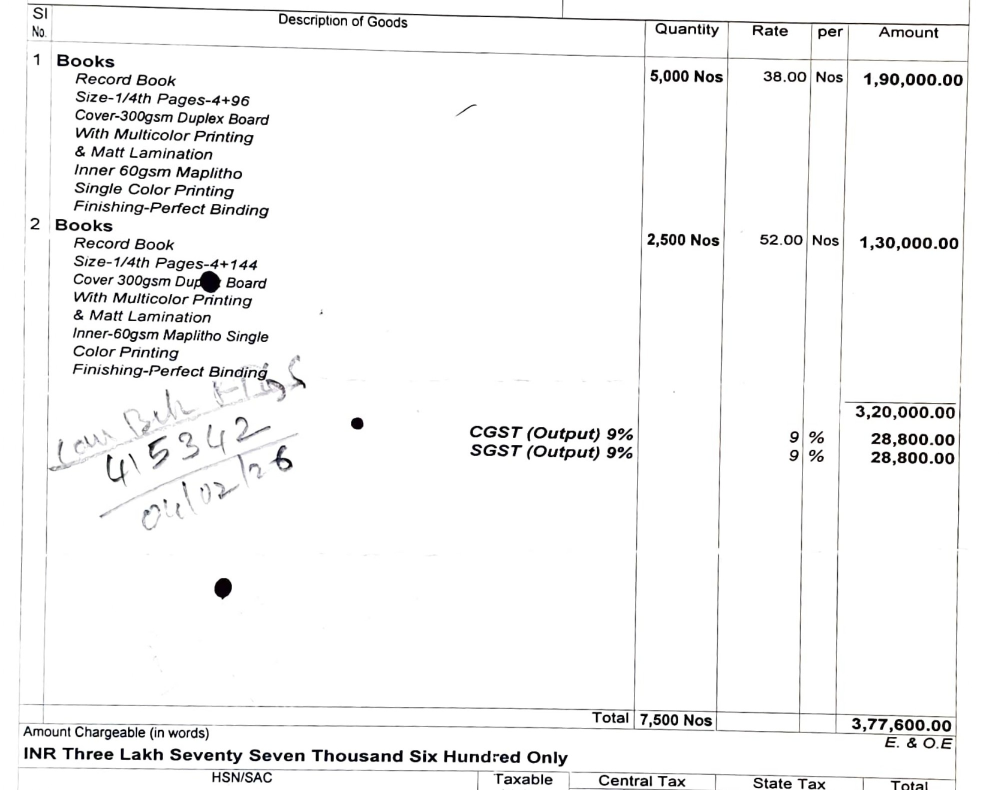
#> input picture Prototype/training data/diff_img/4.jpg, 1998 x 1580 px, found by its file name (shown at 1/2 size); its folder holds 5 pictures in this run
$ jupyter execute --allow-errors paddle_ocr.ipynb   (shell and % lines are left out)
#> lines starting #> are read from the running program, lines starting #| are printed output that depends on the picture; after the words box and inside, x2 and y2 are one past the last pixel; in counts of white or black regions, pixels touching at a corner belong together; long printed decimals are rounded
[cell 1]
# from paddleocr import PPStructureV3

[cell 2]
# [11 lines of commented-out code are left out]

[cell 3]
# output = pipeline.predict(img)

[cell 4]
# output

[cell 5]
# !nvcc --version

[cell 6]
# !nvidia-smi

[cell 7]
# print("CUDA built:", paddle.device.is_compiled_with_cuda())
# print("GPU count:", paddle.device.cuda.device_count())
# print("Device:", paddle.device.get_device())

# display version of python used

# import the libary

[cell 8]
from paddleocr import PaddleOCR
import paddle
import cv2
import numpy as np
import os
from llama_cpp import Llama
import json
import onnxruntime as ort
import onnx

# device used

[cell 9]
paddle.device.get_device()
#> (this line was passed over: paddle is not available in this run)

[cell 10]
paddle.device.cuda.device_count()
#> (this line was passed over: paddle is not available in this run)

# loading image path

[cell 11]
i="4"
image_path = f"D:/Anuj_S_Jain/Data/Code/Project/Society_MCE_QT/Society_MCE/Prototype/training data/diff_img/{i}.jpg"
image_path

# read img

[cell 12]
print(os.path.exists(image_path))

[cell 13]
img = cv2.imread(image_path)
#> img is the input picture: shape (1580, 1998, 3); mean B, G, R 245, 245, 245.1

# onnx

#> (a cell that did not finish here is left out)

#> (a cell that did not finish here is left out)

# extracting the lines from the img

[cell 16]
if (img is None) :
    print(f"{image_path} this is incorrect no img found")
else:

    # converting img to gray
    gray = cv2.cvtColor(img, cv2.COLOR_BGR2GRAY)
    # cv2.imwrite(f'./output/opencv/gray{i}.jpeg', gray)

    # splits the image and clahe
    # C – Contrast
    # L – Limited
    # A – Adaptive
    # H – Histogram
    # E – Equalization
    clahe = cv2.createCLAHE(clipLimit=2.0, tileGridSize=(8,8))
    gray_clahe = clahe.apply(gray)
    # cv2.imwrite(f'./output/opencv/gray_clahe{i}.jpeg', gray_clahe)

    # Better threshold (adaptive handles uneven lighting)
    thresh = cv2.adaptiveThreshold(
        gray_clahe, 255,
        cv2.ADAPTIVE_THRESH_MEAN_C,
        cv2.THRESH_BINARY_INV,
        15, 10
    )
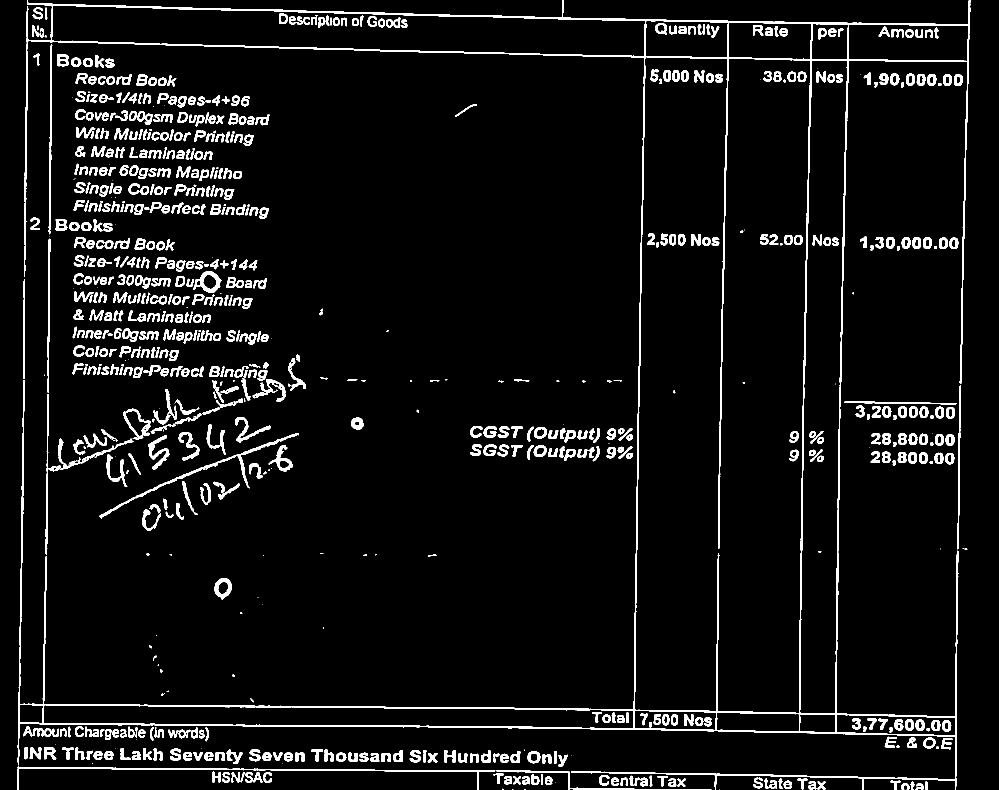
#> thresh: shape (1580, 1998) (shown at 1/2 size); 5.9% white; 788 white regions (114 under 20 px), largest, box (x1, y1, x2, y2) and area: (35, 0, 1941, 1580) 51554, (34, 1531, 991, 1580) 3137, (198, 866, 598, 1037) 2335


    # --- Horizontal lines ---
    horizontal_kernel = cv2.getStructuringElement(cv2.MORPH_RECT, (60,1))
    horizontal = cv2.morphologyEx(thresh, cv2.MORPH_OPEN, horizontal_kernel)
#> horizontal: shape (1580, 1998); 0.93% white; 10 white regions, largest, box (x1, y1, x2, y2) and area: (55, 8, 1940, 51) 6702, (63, 82, 1938, 124) 5452, (38, 1408, 1915, 1435) 5359
    cv2.imwrite(f'./output/opencv/horizontal{i}.jpeg', horizontal)

    # connect broken horizontal lines
    horizontal = cv2.dilate(horizontal, np.ones((2,2),np.uint8), iterations=3)
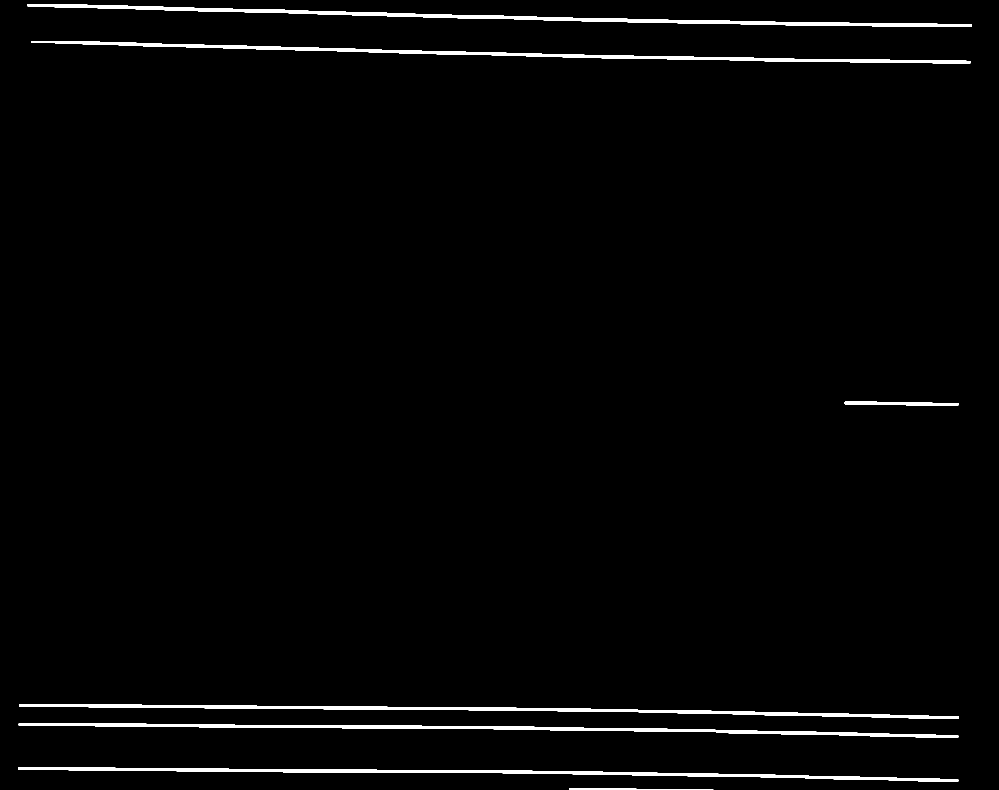
#> horizontal: shape (1580, 1998) (shown at 1/2 size); 1.9% white; 7 white regions, largest, box (x1, y1, x2, y2) and area: (55, 8, 1943, 54) 12495, (63, 82, 1941, 127) 11212, (38, 1408, 1918, 1438) 11081
    cv2.imwrite(f'./output/opencv/horizontal_dilated{i}.jpeg', horizontal)

    # --- Vertical lines ---
    vertical_kernel = cv2.getStructuringElement(cv2.MORPH_RECT, (1,60))
    vertical = cv2.morphologyEx(thresh, cv2.MORPH_OPEN, vertical_kernel)
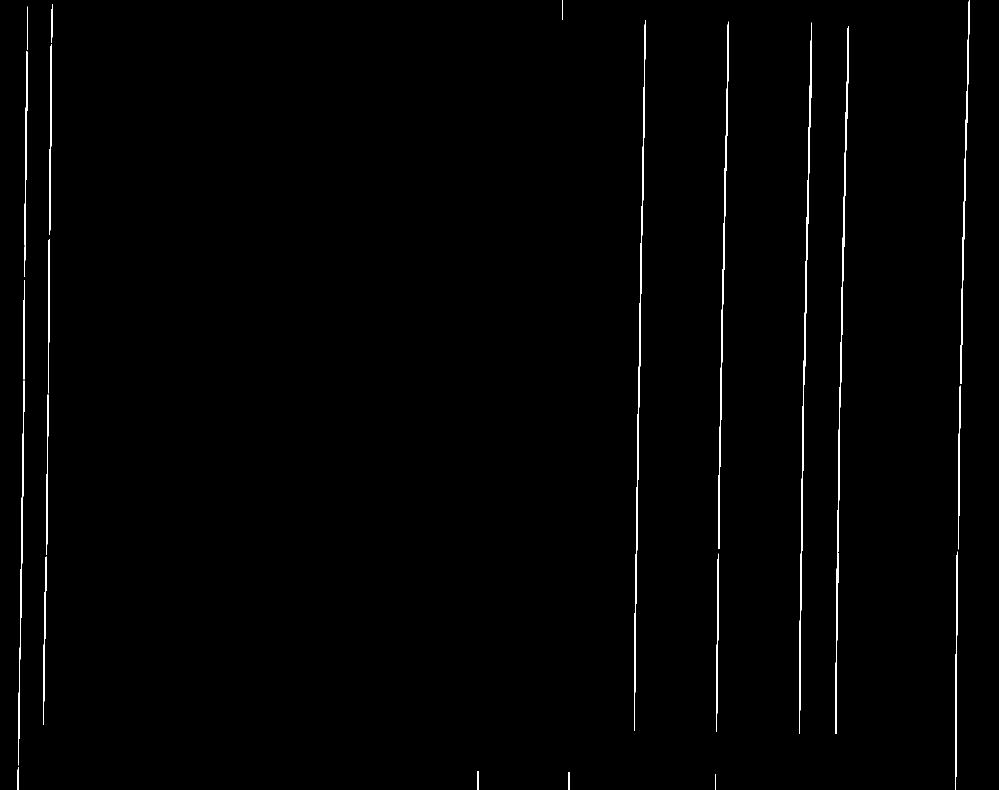
#> vertical: shape (1580, 1998) (shown at 1/2 size); 0.88% white; 22 white regions, largest, box (x1, y1, x2, y2) and area: (1598, 45, 1624, 1467) 3988, (1671, 52, 1697, 1468) 3975, (1268, 40, 1291, 1461) 3794
    # cv2.imwrite(f'./output/opencv/vertical{i}.jpeg', vertical)

    # connect broken vertical lines
    vertical = cv2.dilate(vertical, np.ones((2,2),np.uint8), iterations=3)
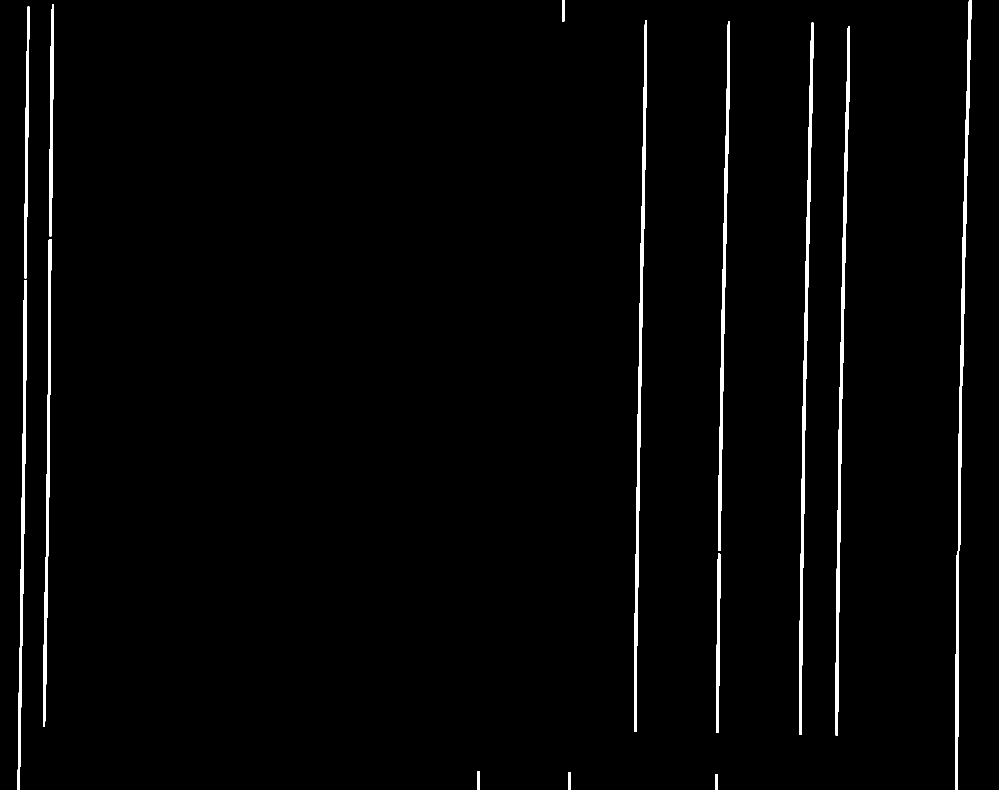
#> vertical: shape (1580, 1998) (shown at 1/2 size); 1.9% white; 15 white regions

    cv2.imwrite(f'./output/opencv/vertical_dilate{i}.jpeg', vertical)
    h_img_path=f'D:/Anuj_S_Jain/Data/Code/Project/Society_MCE_QT/Society_MCE/Prototype/output/opencv/horizontal_dilated{i}.jpeg'
    h_img = cv2.imread(h_img_path)

[cell 17]
# [5 lines of commented-out code are left out]

[cell 18]
# [7 lines of commented-out code are left out]

[cell 19]
def get_vh_lines(img,image_path):
    if (img is None) :
        print(f"{image_path} this is incorrect no img found")
    else:

        # converting img to gray
        gray = cv2.cvtColor(img, cv2.COLOR_BGR2GRAY)
        # cv2.imwrite(f'./output/opencv/gray{i}.jpeg', gray)

        # splits the image and clahe
        # C – Contrast
        # L – Limited
        # A – Adaptive
        # H – Histogram
        # E – Equalization
        clahe = cv2.createCLAHE(clipLimit=2.0, tileGridSize=(8,8))
        gray_clahe = clahe.apply(gray)
        # cv2.imwrite(f'./output/opencv/gray_clahe{i}.jpeg', gray_clahe)

        # Better threshold (adaptive handles uneven lighting)
        thresh = cv2.adaptiveThreshold(
            gray_clahe, 255,
            cv2.ADAPTIVE_THRESH_MEAN_C,
            cv2.THRESH_BINARY_INV,
            15, 10
        )


        # --- Horizontal lines ---
        horizontal_kernel = cv2.getStructuringElement(cv2.MORPH_RECT, (60,1))
        horizontal = cv2.morphologyEx(thresh, cv2.MORPH_OPEN, horizontal_kernel)
        # cv2.imwrite(f'./output/opencv/horizontal{i}.jpeg', horizontal)

        # connect broken horizontal lines
        horizontal = cv2.dilate(horizontal, np.ones((2,2),np.uint8), iterations=3)
        # cv2.imwrite(f'./output/opencv/horizontal_dilated{i}.jpeg', horizontal)

        # --- Vertical lines ---
        vertical_kernel = cv2.getStructuringElement(cv2.MORPH_RECT, (1,60))
        vertical = cv2.morphologyEx(thresh, cv2.MORPH_OPEN, vertical_kernel)
        # cv2.imwrite(f'./output/opencv/vertical{i}.jpeg', vertical)

        # connect broken vertical lines
        vertical = cv2.dilate(vertical, np.ones((2,2),np.uint8), iterations=3)

        # cv2.imwrite(f'./output/opencv/vertical_dilate{i}.jpeg', vertical)
        # h_img_path=f'D:/Anuj_S_Jain/Data/Code/Project/Society_MCE_QT/Society_MCE/Prototype/output/opencv/horizontal_dilated{i}.jpeg'
        # h_img = cv2.imread(h_img_path)

        return horizontal,vertical

def get_h_counters(horizontal):
    contours_h, _ = cv2.findContours(horizontal, cv2.RETR_EXTERNAL, cv2.CHAIN_APPROX_SIMPLE)
    return contours_h
def get_v_counters(vertical):
    contours_v, _ = cv2.findContours(vertical, cv2.RETR_EXTERNAL, cv2.CHAIN_APPROX_SIMPLE)
    return contours_v

def get_h_angle(contours_h):
    angle_arr=[]
    for counter in contours_h:
        hx, hy, x0, y0 = cv2.fitLine(counter, cv2.DIST_L2, 0, 0.01, 0.01)
        angle = np.arctan2(hy, hx)
        rotation_angle =np.degrees(angle)
        if int(rotation_angle) == 0:
            continue
        angle_arr.append(rotation_angle)
    return angle_arr

# [11 lines left out: function get_v_angle, not called in this run]

def rotate_angle_avg(angle_arr):
    rotation_angle_avg=float(sum(angle_arr)/len(angle_arr))
    print(rotation_angle_avg)
    return rotation_angle_avg

def rotate_img(img,rotation_angle_avg):
    (h, w) = img.shape[:2]
    center = (w // 2, h // 2)
    img_matrix = cv2.getRotationMatrix2D(center, rotation_angle_avg, 1.0)
    rotated_img = cv2.warpAffine(img, img_matrix, (w, h))
    return rotated_img

[cell 20]
def rotation_correct_img(img,image_path):
    horizontal,vertical=get_vh_lines(img,image_path)
    if len(horizontal) >= len(vertical):
        print("hi1")
        contours_h=get_h_counters(horizontal)
#> in get_h_counters, `contours_h, _ = cv2.findContours(horizontal, cv2.RETR_EXTERNAL, cv2.CH..`: contours_h = 7 contours; box (x1, y1, x2, y2) and area: (55, 8, 1943, 54) 10602, (63, 82, 1941, 127) 9330, (38, 1408, 1918, 1438) 9197, (36, 1534, 1917, 1563) 9122, (37, 1446, 1917, 1475) 9111, (1689, 803, 1917, 811) 1070, (1138, 1576, 1427, 1580) 406
        angle_arr_h=get_h_angle(contours_h)
        rotation_angle_avg=rotate_angle_avg(angle_arr_h)
        rotated_img=rotate_img(img,rotation_angle_avg)
        return rotated_img
    elif len(horizontal) < len(vertical):
        print("hi2")
        contours_v=get_v_counters(vertical)
        angle_arr_v=get_v_angle(contours_v)
        rotation_angle_avg=rotate_angle_avg(angle_arr_v)
        print(rotation_angle_avg)
        rotated_img=rotate_img(img,-rotation_angle_avg)
        return rotated_img
    elif len(horizontal) == 0 or len(vertical):
        pass

[cell 21]
rotated_img=rotation_correct_img(img,image_path)
#> the loop in get_h_angle, `for counter in contours_h:` made 7 passes
#> (hy, x0, y0, angle, rotation_angle) on passes 1 to 7: ([0.00671], [1260.3], [1577.7], [0.00671], [0.385]), ([0.0125], [1210.1], [1548.4], [0.0125], [0.714]), ([0.0126], [1180], [1460.1], [0.0126], [0.723]), ([0.0131], [1190.1], [1422.5], [0.0131], [0.748]), ([0.00875], [1783.6], [806.3], [0.00875], [0.501]), ([0.023], [890.7], [103.8], [0.023], [1.32]), ([0.0236], [876.7], [30.28], [0.0236], [1.35])
#> after the loop in get_h_angle, `for counter in contours_h:`: angle_arr = [[1.32], [1.35]]
#> in rotate_angle_avg, `rotation_angle_avg=float(sum(angle_arr)/len(angle_arr))`: rotation_angle_avg = 1.34
#| 1.336
#> in rotate_img, `img_matrix = cv2.getRotationMatrix2D(center, rotation_angle_avg, 1.0)`: img_matrix = [[1, 0.0233, -18.15], [-0.0233, 1, 23.51]]
#> in rotate_img, `rotated_img = cv2.warpAffine(img, img_matrix, (w, h))`:
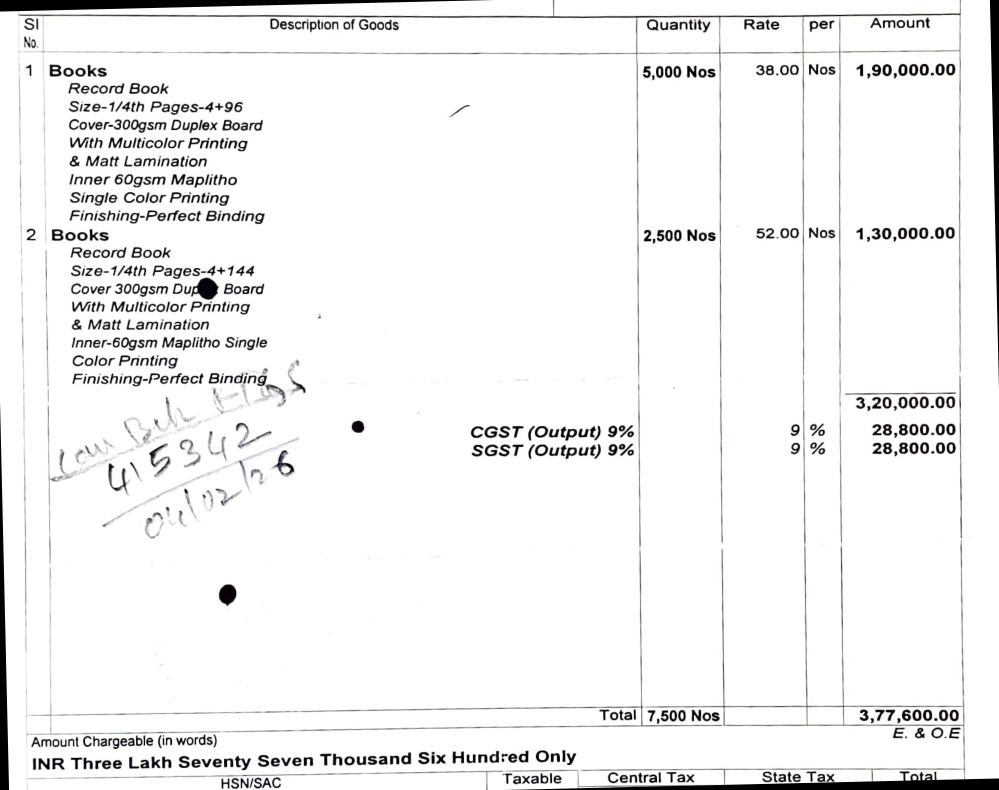
#> rotated_img: shape (1580, 1998, 3) (shown at 1/2 size); mean B, G, R 242.1, 242, 242.1
cv2.imwrite(f'./output/opencv/rotated_img_final-----{i}.jpeg', rotated_img)
#> Out = True

[cell 22]
# [9 lines of commented-out code are left out]

[cell 23]
#  # Find contours
# contours_h, _ = cv2.findContours(horizontal, cv2.RETR_EXTERNAL, cv2.CHAIN_APPROX_SIMPLE)
# contours_v, _ = cv2.findContours(vertical, cv2.RETR_EXTERNAL, cv2.CHAIN_APPROX_SIMPLE)

# # result = cv2.drawContours(h_img, contours[1], -1, (0, 255, 0), 2)

# # cv2.imwrite(f'./output/opencv/output---{i}.jpeg', result)

[cell 24]
# len(contours[1])

[cell 25]
  # vxh, vyh, x0h, y0h = cv2.fitLine(contours_h[1], cv2.DIST_L2, 0, 0.01, 0.01)
  # vxv, vyv, x0v, y0v = cv2.fitLine(contours_v[6], cv2.DIST_L2, 0, 0.01, 0.01)

[cell 26]
# angle_arr

[cell 27]
# # angle = np.arctan2(vy, vx)
# angle = np.arctan(vxv, vyv)
# # angle = np.arctan2(vyv, vxv)
# angle

[cell 28]
# rotation_angle =float( np.degrees(angle))
# rotation_angle

[cell 29]
# [8 lines of commented-out code are left out]

[cell 30]
# contours_arr = list(contours)
# contours_arr

[cell 31]
# contours_x=sorted(contours_arr[1], key=lambda p: p[0][0])
# contours_y=sorted(contours_arr[1], key=lambda p: p[0][1])

[cell 32]
# for counter_pnt  in contours_x:

[cell 33]
# contours_arr[1]

[cell 34]
# contours_x

[cell 35]
# contours_y

[cell 36]
# for i in contours[1].tolist():
#     print(i)

[cell 37]
# contours[1].tolist()

[cell 38]
# contoursssss, _ = cv2.findContours(horizontal, cv2.RETR_EXTERNAL, cv2.CHAIN_APPROX_SIMPLE)

[cell 39]
# len(contoursssss[0])

[cell 40]
# contoursssss[0]

[cell 41]
# contours[1].tolist()

# run paddleocr on img

#> (a cell that did not finish here is left out)

#> (a cell that did not finish here is left out)

[cell 44]
# groups = []
# # for contour in contours:
# for item in contours[1]:
#     print(item)
#     # # print(item[0][])
#     # y = item[0][1]

#     # found = False
#     # for group in groups:
#     #     print(group[0][0])
#     #     break
#     #     if (group[0][0] == y).any():
#     #         group.append(item)
#     #         found = True
#     #         break

#     # if not found:
#     #     groups.append([item])

[cell 45]
# print(groups[0].tolist())

[cell 46]
# contours[0].tolist()

[cell 47]
# print(contours[4])

[cell 48]
# if (img is None) :
#     print(f"{image_path} this is incorrect no img found")
# else:

#     # converting img to gray
#     gray = cv2.cvtColor(img, cv2.COLOR_BGR2GRAY)
#     # cv2.imwrite(f'./output/opencv/gray{i}.jpeg', gray)

#     # splits the image and clahe
#     # C – Contrast
#     # L – Limited
#     # A – Adaptive
#     # H – Histogram
#     # E – Equalization
#     clahe = cv2.createCLAHE(clipLimit=2.0, tileGridSize=(8,8))
#     gray_clahe = clahe.apply(gray)
#     # cv2.imwrite(f'./output/opencv/gray_clahe{i}.jpeg', gray_clahe)

#     # Better threshold (adaptive handles uneven lighting)
#     thresh = cv2.adaptiveThreshold(
#         gray_clahe, 255,
#         cv2.ADAPTIVE_THRESH_MEAN_C,
#         cv2.THRESH_BINARY_INV,
#         15, 10
#     )


#     # --- Horizontal lines ---
#     horizontal_kernel = cv2.getStructuringElement(cv2.MORPH_RECT, (60,1))
#     horizontal = cv2.morphologyEx(thresh, cv2.MORPH_OPEN, horizontal_kernel)
#     # cv2.imwrite(f'./output/opencv/horizontal{i}.jpeg', horizontal)

#     # connect broken horizontal lines
#     horizontal = cv2.dilate(horizontal, np.ones((2,2),np.uint8), iterations=2)
#     # cv2.imwrite(f'./output/opencv/horizontal_dilated{i}.jpeg', horizontal)

#     # --- Vertical lines ---
#     vertical_kernel = cv2.getStructuringElement(cv2.MORPH_RECT, (1,60))
#     vertical = cv2.morphologyEx(thresh, cv2.MORPH_OPEN, vertical_kernel)
#     # cv2.imwrite(f'./output/opencv/vertical{i}.jpeg', vertical)

#     # connect broken vertical lines
#     vertical = cv2.dilate(vertical, np.ones((2,2),np.uint8), iterations=2)
#     # cv2.imwrite(f'./output/opencv/vertical_dilate{i}.jpeg', vertical)


#     # Combine
#     boxes = cv2.add(horizontal, vertical)
#     # cv2.imwrite(f'./output/opencv/boxes_combine{i}.jpeg', boxes)

#     # Final closing to join gaps
#     kernel = np.ones((10,10), np.uint8)
#     boxes = cv2.morphologyEx(boxes, cv2.MORPH_CLOSE, kernel, iterations=2)
#     cv2.imwrite(f'./output/opencv/boxes_fill_gap{i}.jpeg', boxes)
#     # cv2.imwrite(f'./output/opencv/new/boxes_fill_gap{i}.jpeg', boxes)

#     # kernel = np.ones((2,2), np.uint8)
#     # erode = cv2.erode(boxes, kernel, iterations=2)
#     # cv2.imwrite(f'./output/opencv/erode{i}.jpeg', erode)

#     # adding border
#     h, w = img.shape[:2]
#     border=cv2.rectangle(boxes, (0,0), (w,h), (255,255,255), 3)
#     cv2.imwrite(f'./output/opencv/bordered{i}.jpeg', border)
#     # cv2.imwrite(f'./output/opencv/new/bordered{i}.jpeg', border)

#     # Find contours
#     contours, _ = cv2.findContours(border, cv2.RETR_TREE, cv2.CHAIN_APPROX_SIMPLE)
#     output = img.copy()
#     cv2.imwrite(f'./output/opencv/output{i}.jpeg', output)
#     # cv2.imwrite(f'./output/opencv/new/output{i}.jpeg', output)

# find and draw the counter

[cell 49]
# output = img.copy()

# # for index,cnt in enumerate(contours):
# #     x,y,w,h = cv2.boundingRect(cnt)
# #     # filter noise
# #     if w > 100 and h > 100:
# cv2.drawContours(output, contours, -1, (0,255,0), 1)
# cv2.imwrite(f'./output/opencv/output{i}.jpeg', output)

[cell 50]
# contours

# angle correction of ocr box

# start from here

[cell 51]
import numpy as np
import math


# -----------------------------
# 1. GET ANGLE FROM ONE BOX
# -----------------------------
# [86 lines left out: functions get_angle_from_box, get_global_angle, rotate_point, rotate_box, deskew_ocr_boxes, not called in this run]

# Downscaling the paddle ocr border to small

#### ref code

[cell 52]
# [29 lines of commented-out code are left out]

[cell 53]
# [30 lines left out: function downscaling, not called in this run]

# make an array by combining the ploy points , text , and confident scores

#> (a cell that did not finish here is left out)

[cell 55]
img.shape[:2]
#> Out = (1580, 1998)
